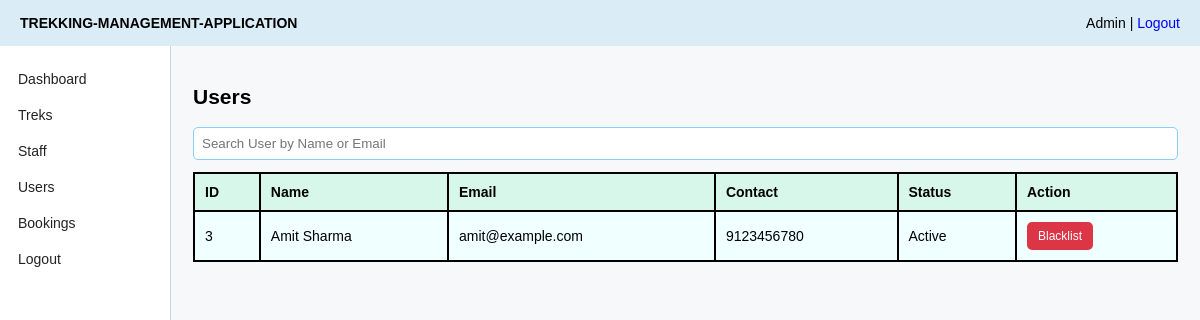
/admin/users (signed in), run on an earlier commit of the app's database.
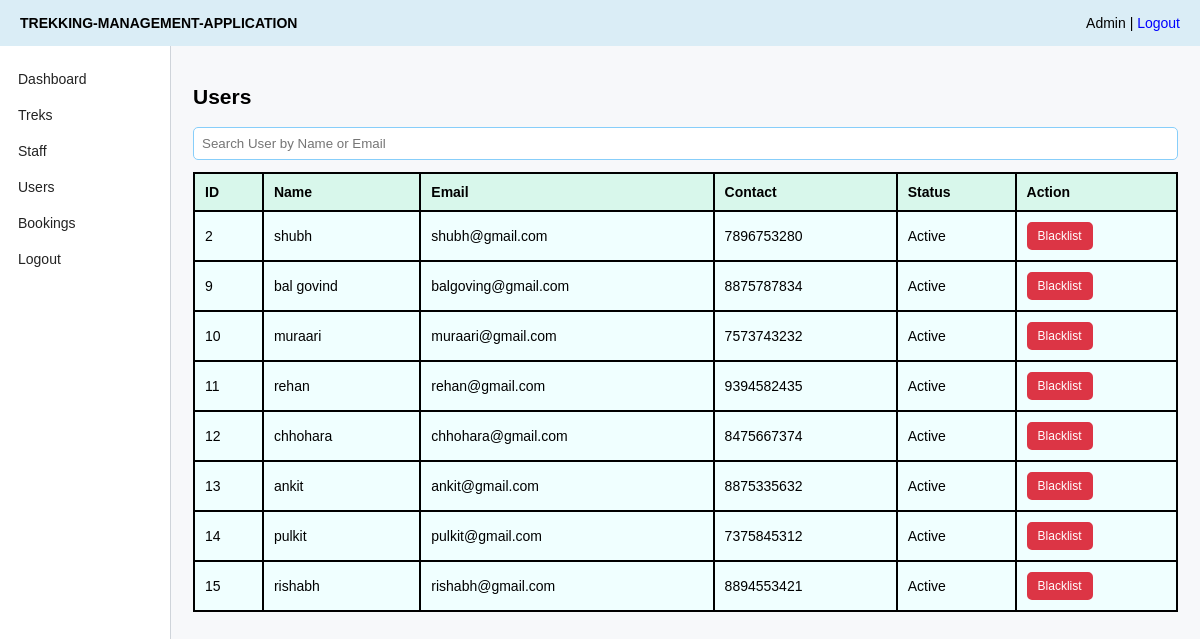
And on a later commit of the database.
### application/models.py (models this page shows)
class User(db.Model):
    __tablename__ = "users"
    id = db.Column(db.Integer, primary_key=True)
    name = db.Column(db.String(100), nullable=False)
    email = db.Column(db.String(100), unique = True, nullable=False)
    password = db.Column(db.String(40), nullable=False)
    role = db.Column(db.String(100), nullable=False)
    contact = db.Column(db.String(20))
    approved= db.Column(db.Boolean, default=True)
    blacklisted=db.Column(db.Boolean, default=False)
    bookings = db.relationship('Booking', backref = 'user', lazy = True)
    assigned_treks = db.relationship('Trek', backref = 'user', lazy = True)

### application/controllers.py (the view)
@app.route("/admin/users")
def admin_users():
    if session.get("role") != "Admin":
        return redirect("/login")
    search_text = request.args.get("q", "")
    if search_text:
        users=User.query.filter(
            (User.role=="user") &
            ((User.name.like("%" + search_text +"%")) | (User.email.like("%" + search_text + "%")))
        ).all()
    else:
        users=User.query.filter_by(role="user").all()
    return render_template("admin_users.html", users=users, q=search_text)

### templates/admin_users.html
{% extends "base.html" %}
{% block content %}
<h2>Users</h2>
<form method="get" class="field"><input name="q" value="{{ q }}" placeholder="Search User by Name or Email"></form>
<table>
    <tr><th>ID</th><th>Name</th><th>Email</th><th>Contact</th><th>Status</th><th>Action</th></tr>
    {% for u in users %}
    <tr><td>{{ u.id }}</td><td>{{ u.name }}</td><td>{{ u.email }}</td><td>{{ u.contact }}</td>
    <td>{{ 'Blacklisted' if u.blacklisted else 'Active' }}</td>
    <td><a class="btn btn-small btn-red" href="{{ url_for('blacklist_user', user_id=u.id) }}">Blacklist</a></td>
    </tr>
    {% endfor %}
</table>
{% endblock %}

What changed in the data, as far as the page shows it:
no longer on this page (row edited): User: id "3", name "Amit Sharma", email "amit@example.com", contact "9123456780", blacklisted "Active"
now on this page (row edited): User: id "2", name "shubh", email "shubh@gmail.com", contact "7896753280", blacklisted "Active"
added User: id "9", name "bal govind", email "balgoving@gmail.com", contact "8875787834", blacklisted "Active"
added User: id "10", name "muraari", email "muraari@gmail.com", contact "7573743232", blacklisted "Active"
added User: id "11", name "rehan", email "rehan@gmail.com", contact "9394582435", blacklisted "Active"
added User: id "12", name "chhohara", email "chhohara@gmail.com", contact "8475667374", blacklisted "Active"
added User: id "13", name "ankit", email "ankit@gmail.com", contact "8875335632", blacklisted "Active"
added User: id "14", name "pulkit", email "pulkit@gmail.com", contact "7375845312", blacklisted "Active"
added User: id "15", name "rishabh", email "rishabh@gmail.com", contact "8894553421", blacklisted "Active"
